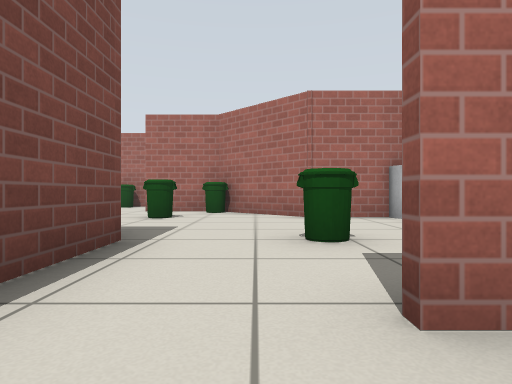
[1] (above)

22 first-person views from a walk through a robot-simulator world made for Gazebo. The camera is 0.5 m above the floor, looks level and sees 75° across. The floor is counted in squares, 1 m on a side. Each view is taken from the middle of a square. On the plan, view 1 faces up. The plan holds only what a view shows up to about 9 squares ahead; the rest is blank. Gazebo's built-in surfaces are drawn with simple patterns.

[2]
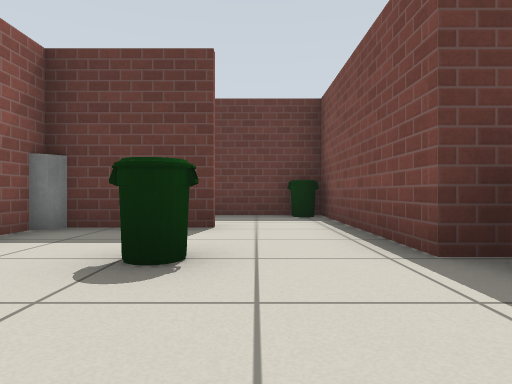

[3]
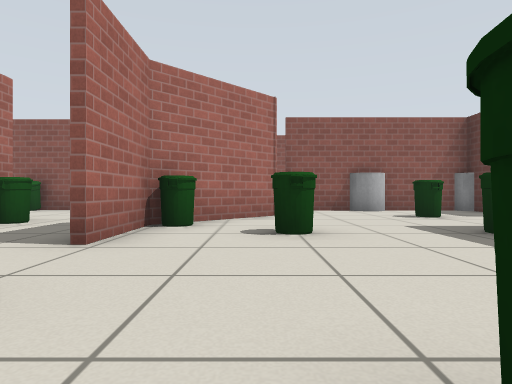

[4]
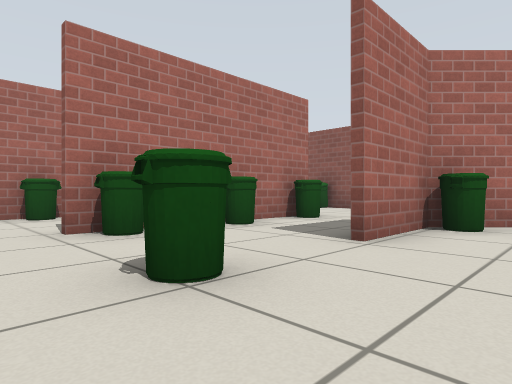

[5]
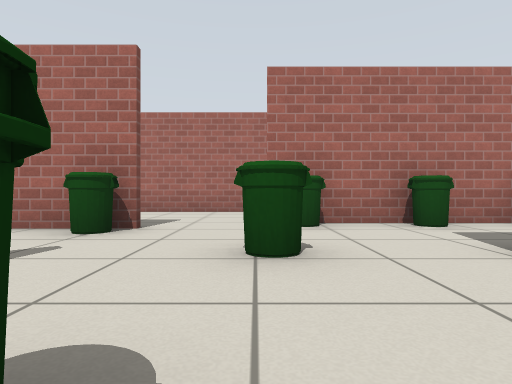

[6]
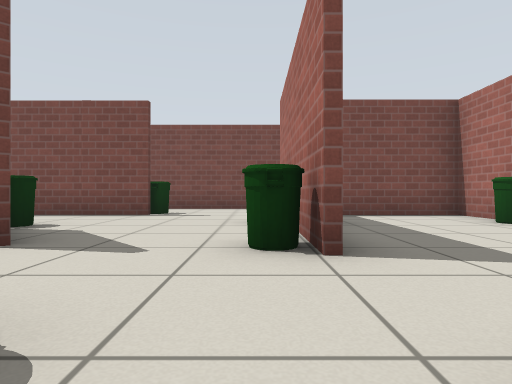

[7]
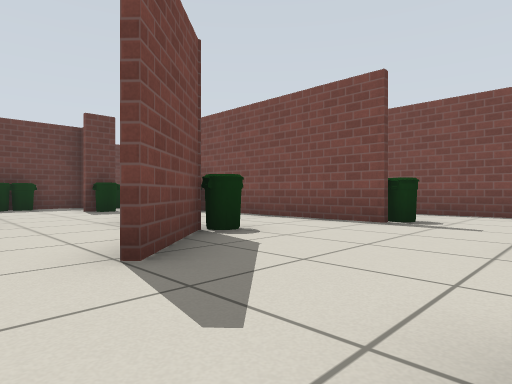

[8]
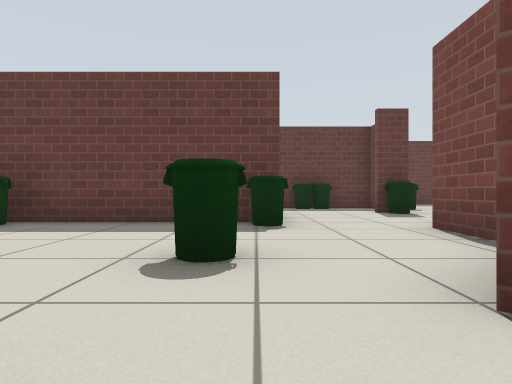

[9]
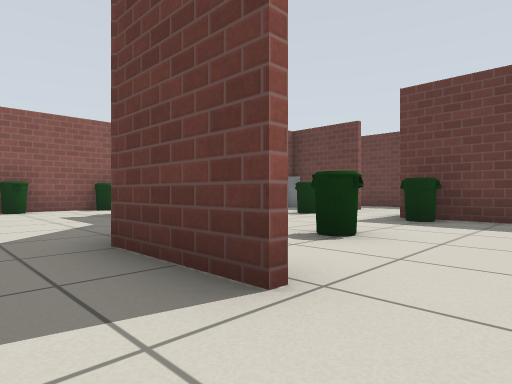

[10]
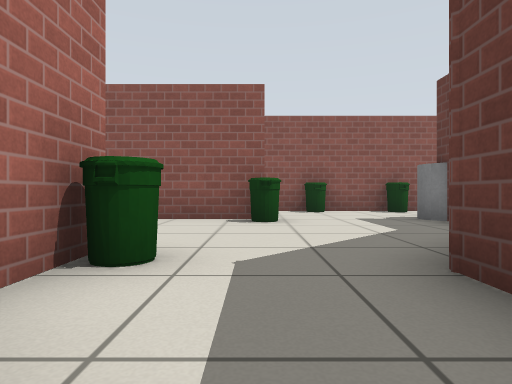

[11]
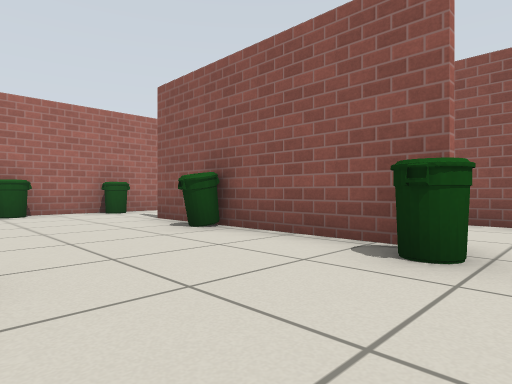

[12]
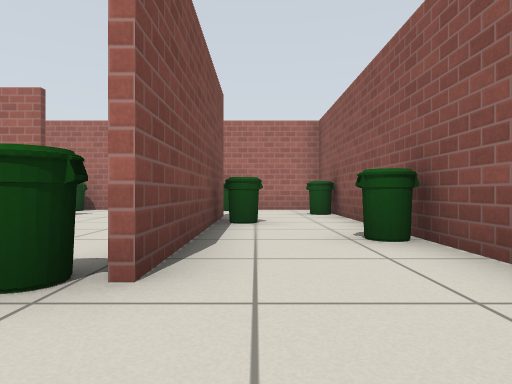

[13]
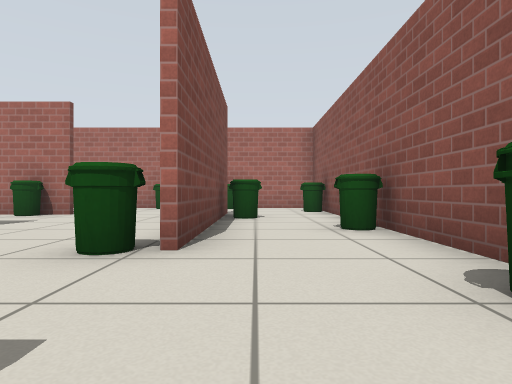

[14]
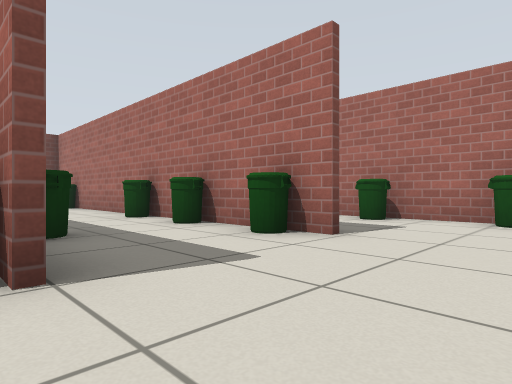

[15]
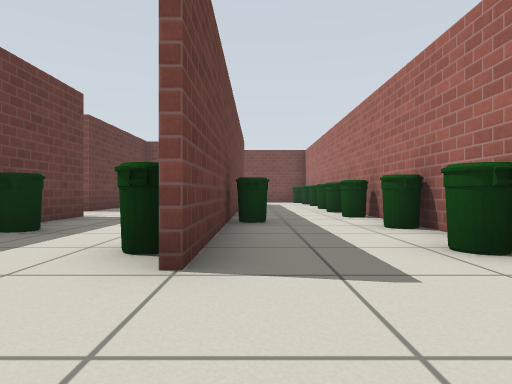

[16]
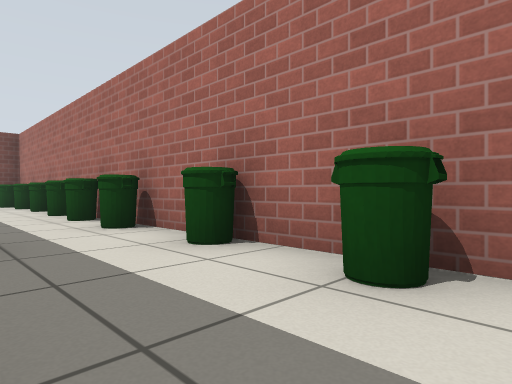

[17]
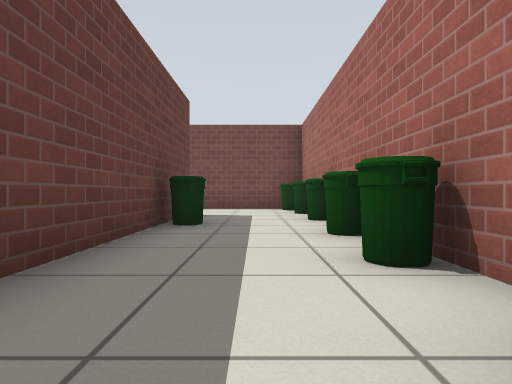

[18]
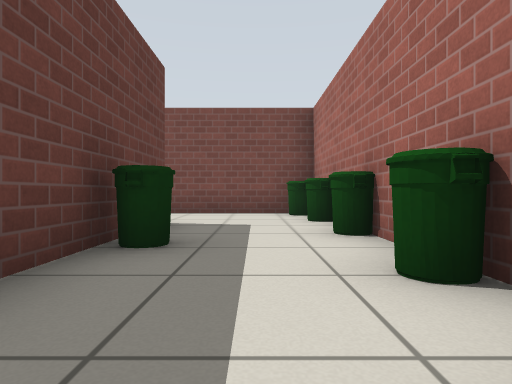

[19]
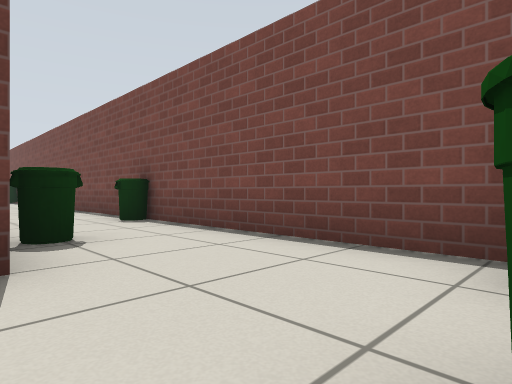

[20]
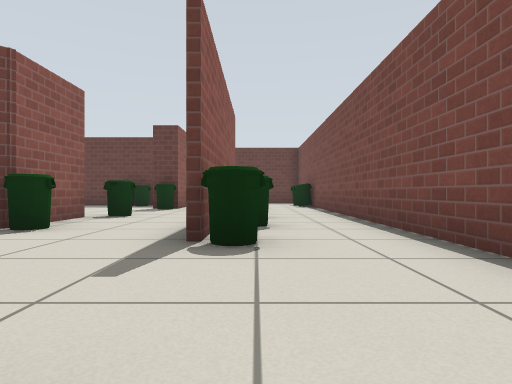

[21]
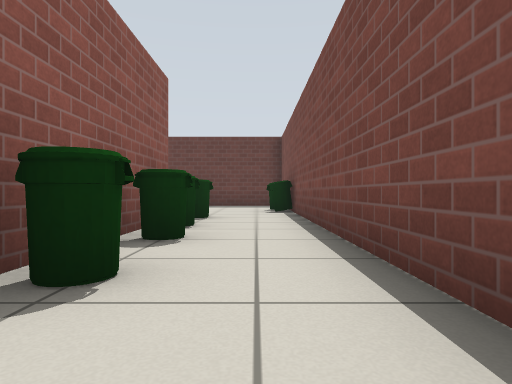

[22]
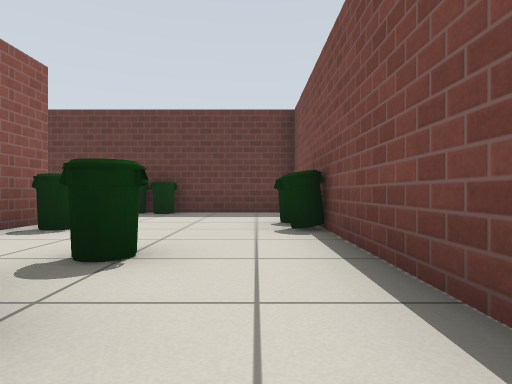

### Floor plan
Ten units are one square. View 1 is at (0, 0); x grows to the right and y downward. Boxes are objects, and circles mark ways between rooms. Rooms are numbered by the first view taken in them; rooms with no view inside come last. Other rooms are left out.
<svg viewBox="-150 -180 213 230">
<path fill="none" stroke="#000" d="M10 -12 5 -12M-5 12 9 12M-14 -15 -14 4M-29 -88 -8 -88M-25 -113 -36 -113M-35 -115 -25 -115M-65 -105 -114 -105M-24 -145 -1 -145M-46 -144 -80 -144M-14 -144 -25 -144M25 -66 11 -66 -10 -86 -29 -86M-86 -63 -71 -78M-14 -29 -14 -15M32 -104 32 -149M-84 -54 -84 -48M-65 -34 -25 -34M-86 -49 -86 -54M5 -14 25 -14M-113 -77 -113 -35M-94 -145 -84 -145M-96 -144 -113 -144 -113 -118M33 -149 33 -104M29 -15 29 -56M58 -53 58 -170M44 -174 -25 -174M-115 -20 -115 -78M-114 -145 -94 -145M-84 -145 -45 -145M-104 -174 -114 -174M-139 -174 -139 41 -115 41M-64 -174 -94 -174M-25 -174 -45 -174"/>
<rect x="-95" y="-15" width="10" height="10" fill="#bbb"><title>bin</title></rect>
<rect x="-95" y="-45" width="10" height="10" fill="#bbb"><title>bin</title></rect>
<rect x="-95" y="-65" width="10" height="10" fill="#bbb"><title>bin</title></rect>
<rect x="-95" y="-145" width="10" height="10" fill="#bbb"><title>bin</title></rect>
<rect x="-95" y="-155" width="10" height="10" fill="#bbb"><title>bin</title></rect>
<rect x="-75" y="-105" width="10" height="10" fill="#bbb"><title>bin</title></rect>
<rect x="-65" y="-45" width="10" height="10" fill="#bbb"><title>bin</title></rect>
<rect x="-65" y="-65" width="10" height="10" fill="#bbb"><title>bin</title></rect>
<rect x="-55" y="-95" width="10" height="10" fill="#bbb"><title>bin</title></rect>
<rect x="-55" y="-145" width="20" height="10" fill="#bbb"><title>bin</title></rect>
<rect x="-45" y="-115" width="10" height="10" fill="#bbb"><title>bin</title></rect>
<rect x="-45" y="-155" width="10" height="10" fill="#bbb"><title>bin</title></rect>
<rect x="-35" y="-145" width="10" height="10" fill="#bbb"><title>bin</title></rect>
<rect x="-25" y="-45" width="10" height="10" fill="#bbb"><title>bin</title></rect>
<rect x="-25" y="-75" width="10" height="10" fill="#bbb"><title>bin</title></rect>
<rect x="-25" y="-115" width="10" height="10" fill="#bbb"><title>bin</title></rect>
<rect x="-25" y="-125" width="10" height="10" fill="#bbb"><title>bin</title></rect>
<rect x="-15" y="-85" width="10" height="10" fill="#bbb"><title>bin</title></rect>
<rect x="-15" y="-115" width="20" height="10" fill="#bbb"><title>bin</title></rect>
<rect x="-15" y="-145" width="10" height="10" fill="#bbb"><title>bin</title></rect>
<rect x="-15" y="-175" width="10" height="10" fill="#bbb"><title>bin</title></rect>
<rect x="5" y="-45" width="10" height="20" fill="#bbb"><title>bin</title></rect>
<rect x="5" y="-175" width="10" height="10" fill="#bbb"><title>bin</title></rect>
<rect x="25" y="-45" width="10" height="10" fill="#bbb"><title>grey cylinder</title></rect>
<rect x="25" y="-75" width="10" height="20" fill="#bbb"><title>grey cylinder</title></rect>
<rect x="25" y="-105" width="10" height="10" fill="#bbb"><title>bin</title></rect>
<rect x="25" y="-135" width="10" height="10" fill="#bbb"><title>bin</title></rect>
<rect x="25" y="-175" width="10" height="10" fill="#bbb"><title>bin</title></rect>
<rect x="35" y="-135" width="10" height="10" fill="#bbb"><title>bin</title></rect>
<rect x="45" y="-65" width="10" height="10" fill="#bbb"><title>bin</title></rect>
<rect x="45" y="-95" width="10" height="10" fill="#bbb"><title>bin</title></rect>
<rect x="45" y="-125" width="10" height="10" fill="#bbb"><title>bin</title></rect>
<rect x="45" y="-165" width="10" height="10" fill="#bbb"><title>bin</title></rect>
<rect x="-145" y="5" width="10" height="10" fill="#bbb"><title>bin</title></rect>
<rect x="-145" y="-115" width="10" height="10" fill="#bbb"><title>bin</title></rect>
<rect x="-135" y="-175" width="10" height="10" fill="#bbb"><title>bin</title></rect>
<rect x="-125" y="-15" width="10" height="10" fill="#bbb"><title>bin</title></rect>
<rect x="-125" y="-35" width="10" height="10" fill="#bbb"><title>bin</title></rect>
<rect x="-125" y="-45" width="10" height="10" fill="#bbb"><title>bin</title></rect>
<rect x="-125" y="-65" width="10" height="10" fill="#bbb"><title>bin</title></rect>
<rect x="-125" y="-85" width="10" height="10" fill="#bbb"><title>bin</title></rect>
<rect x="-125" y="-135" width="10" height="10" fill="#bbb"><title>bin</title></rect>
<rect x="-125" y="-175" width="10" height="10" fill="#bbb"><title>bin</title></rect>
<rect x="-115" y="35" width="10" height="10" fill="#bbb"><title>bin</title></rect>
<rect x="-105" y="35" width="10" height="10" fill="#bbb"><title>bin</title></rect>
<rect x="-105" y="5" width="10" height="10" fill="#bbb"><title>bin</title></rect>
<rect x="-105" y="-175" width="10" height="10" fill="#bbb"><title>bin</title></rect>
<rect x="-85" y="-175" width="10" height="10" fill="#bbb"><title>bin</title></rect>
<rect x="-65" y="-175" width="10" height="10" fill="#bbb"><title>bin</title></rect>
<rect x="-55" y="-175" width="10" height="10" fill="#bbb"><title>bin</title></rect>
<rect x="-35" y="-175" width="10" height="10" fill="#bbb"><title>bin</title></rect>
<circle cx="0" cy="-10" r="3" fill="#2a7"/>
<circle cx="-110" cy="-95" r="3" fill="#2a7"/>
<circle cx="-15" cy="-165" r="3" fill="#2a7"/>
<circle cx="-35" cy="-150" r="3" fill="#2a7"/>
<text x="10" y="0">1</text>
<text x="-30" y="-90">2</text>
<text x="-120" y="-80">3</text>
</svg>
Room 1 opens to room 2. Room 2 opens to room 3.

Where each view was taken, in squares from view 1:
view 1: 0 up, 0 right, facing up
view 2: 6 up, 0 right, facing down
view 3: 7 up, 6 left, facing right
view 4: 7 up, 6 left, facing up-right
view 5: 6 up, 5 left, facing up
view 6: 10 up, 4 left, facing left
view 7: 10 up, 6 left, facing down-left
view 8: 9 up, 6 left, facing down
view 9: 10 up, 4 left, facing down-right
view 10: 10 up, 3 left, facing right
view 11: 9 up, 0 right, facing up-right
view 12: 8 up, 4 right, facing up
view 13: 7 up, 4 right, facing up
view 14: 11 up, 2 right, facing up-left
view 15: 15 up, 2 right, facing left
view 16: 15 up, 0 right, facing up-left
view 17: 16 up, 4 left, facing left
view 18: 16 up, 6 left, facing left
view 19: 17 up, 11 left, facing down-left
view 20: 11 up, 12 left, facing down
view 21: 8 up, 13 left, facing down
view 22: 4 up, 13 left, facing down
